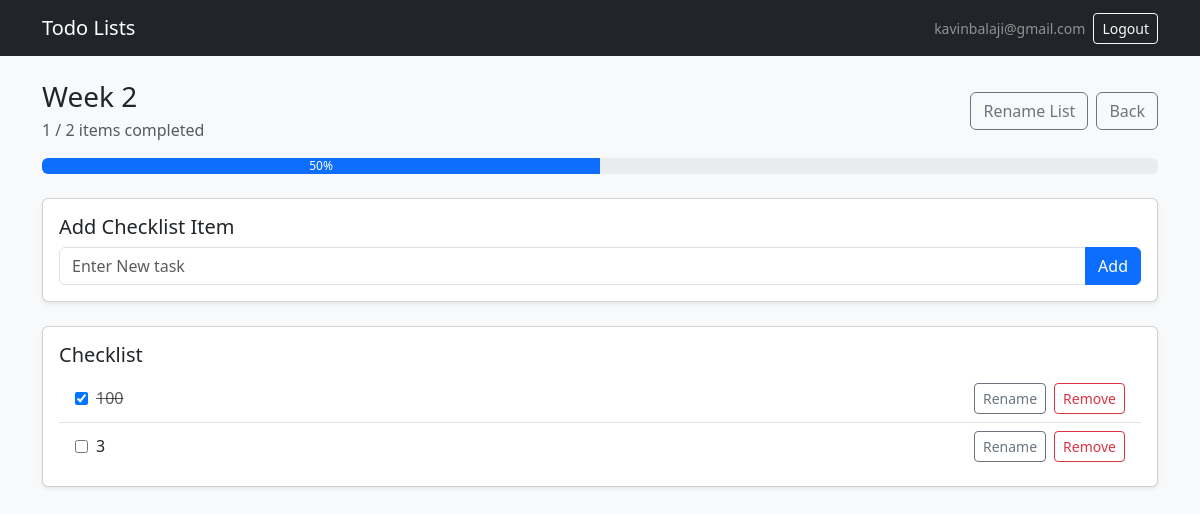
Page /lists/2 (signed in) on the committed database.
### app.py (models this page shows, shortened)
class User(db.Model):
    __tablename__ = "users"
    id = db.Column(db.Integer, primary_key=True)
    cognito_sub = db.Column(db.String(128), unique=True, nullable=False, index=True)
    email = db.Column(db.String(255), unique=True, nullable=False, index=True)
    lists = db.relationship("TodoList", backref="owner", cascade="all, delete-orphan", lazy=True)

class TodoList(db.Model):
    __tablename__ = "todo_lists"
    id = db.Column(db.Integer, primary_key=True)
    name = db.Column(db.String(120), nullable=False)
    user_id = db.Column(db.Integer, db.ForeignKey("users.id"), nullable=False, index=True)
    items = db.relationship(
        "ChecklistItem",
        backref="todo_list",
        cascade="all, delete-orphan",
        lazy=True,
        order_by="ChecklistItem.id.asc()",
    )
    @property
    def total_items(self):
        return len(self.items)
    @property
    def completed_items(self):
        return sum(1 for item in self.items if item.completed)

class ChecklistItem(db.Model):
    __tablename__ = "checklist_items"
    id = db.Column(db.Integer, primary_key=True)
    title = db.Column(db.String(200), nullable=False)
    completed = db.Column(db.Boolean, nullable=False, default=False)
    list_id = db.Column(db.Integer, db.ForeignKey("todo_lists.id"), nullable=False, index=True)

### app.py (the view)
@app.get("/lists/<int:list_id>")
@login_required
def view_list(list_id):
    user = current_user()
    todo_list = _get_user_list_or_404(user.id, list_id)
    return render_template("list_view.html", todo_list=todo_list)

### app.py (called while the page is built)
def current_user():
    user_id = session.get("user_id")
    if user_id is None:
        return None
    return db.session.get(User, user_id)

def login_required(view_func):
    @wraps(view_func)
    def wrapped(*args, **kwargs):
        if current_user() is None:
            return redirect(url_for("login"))
        return view_func(*args, **kwargs)
    return wrapped

def _get_user_list_or_404(user_id, list_id):
    todo_list = TodoList.query.filter_by(id=list_id, user_id=user_id).first()
    if todo_list is None:
        abort(404)
    return todo_list

@app.context_processor
def inject_session_user():
    return {"session_user": current_user()}

### templates/list_view.html (shortened to what this page needs)
{% extends "base.html" %} {% block content %}
<div class="d-flex justify-content-between align-items-center mb-3">
  <div>
    <h3 class="mb-1">{{ todo_list.name }}</h3>
    <p class="text-muted mb-0">
      {{ todo_list.completed_items }} / {{ todo_list.total_items }} items
      completed
    </p>
  </div>
  <div class="d-flex gap-2">
    <button
      type="button"
      class="btn btn-outline-secondary"
      id="edit-current-list-btn"
      data-list-id="{{ todo_list.id }}"
      data-list-name="{{ todo_list.name }}">
      Rename List
    </button>
    <a href="{{ url_for('dashboard') }}" class="btn btn-outline-secondary">Back</a>
  </div>
</div>
{% set total = todo_list.total_items %}
{% set completed = todo_list.completed_items %}
{% set progress_value = ((completed / total) * 100) if total > 0 else 0 %}
{% set progress_percent = progress_value|round|int %}
<div
  class="progress mb-4"
  role="progressbar"
  aria-valuenow="{{ progress_percent }}"
  aria-valuemin="0"
  aria-valuemax="100">
  <div class="progress-bar" style="width: 0%" data-progress="{{ progress_percent }}">
    {{ progress_percent }}%
  </div>
</div>
<div class="card shadow-sm mb-4">
  <div class="card-body">
    <h5 class="card-title">Add Checklist Item</h5>
    <form
      method="post"
      action="{{ url_for('add_item', list_id=todo_list.id) }}">
      <div class="input-group">
        <input
          class="form-control"
          name="title"
          placeholder="Enter New task"
          required/>
        <button class="btn btn-primary" type="submit">Add</button>
      </div>
    </form>
  </div>
</div>
<div class="card shadow-sm">
  <div class="card-body">
    <h5 class="card-title">Checklist</h5>
    {% if todo_list.items %}
    <ul class="list-group list-group-flush">
      {% for item in todo_list.items %}
      <li class="list-group-item d-flex justify-content-between align-items-center">
        <form
          action="{{ url_for('toggle_item', item_id=item.id) }}"
          method="post"
          class="d-flex align-items-center gap-2 m-0">
          <input
            type="checkbox"
            {% if item.completed %}checked{% endif %}
            onchange="this.form.submit()"/>
          <span class="{% if item.completed %}text-decoration-line-through text-muted{% endif %}">
            {{ item.title }}
          </span>
        </form>
        <div class="d-flex gap-2">
          <button
            type="button"
            class="btn btn-sm btn-outline-secondary edit-item-btn"
            data-item-id="{{ item.id }}"
            data-item-title="{{ item.title }}">
            Rename
          </button>
          <form action="{{ url_for('delete_item', item_id=item.id) }}" method="post">
            <button class="btn btn-sm btn-outline-danger" type="submit">
              Remove
            </button>
          </form>
        </div>
      </li>
      {% endfor %}
    </ul>
    {% else %}
    <p class="text-muted mb-0">No items yet.</p>
    {% endif %}
  </div>
</div>
{% endblock %}

### templates/base.html (shortened to what this page needs)
<!doctype html>
<html lang="en">
  <head>
    <link
      href="https://cdn.jsdelivr.net/npm/bootstrap@5.3.3/dist/css/bootstrap.min.css"
      rel="stylesheet"
    />
  </head>
  <body class="bg-light">
    <nav class="navbar navbar-expand-lg bg-dark navbar-dark">
      <div class="container">
        <a class="navbar-brand" href="{{ url_for('dashboard') }}">Todo Lists</a>
        <div class="d-flex align-items-center gap-2">
          {% if session_user %}
          <span class="text-white-50 small">{{ session_user.email }}</span>
          <form action="{{ url_for('logout') }}" method="post" class="d-inline">
            <button type="submit" class="btn btn-sm btn-outline-light">
              Logout
            </button>
          </form>
          {% endif %}
        </div>
      </div>
    </nav>
    <main class="container py-4">
      {% block content %}{% endblock %}
    </main>
  </body>
</html>

### rows in the picture
User: email "kavinbalaji@gmail.com"
TodoList: name "Week 2"
ChecklistItem: completed_items "1", completed "☑", title "100"
ChecklistItem: title "3"

### other values in the picture
{{ todo_list.total_items }} "2"
{{ progress_percent }} "50"
